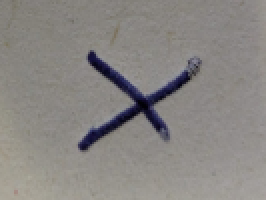
#> input picture Abschlussprojekt_Tic_Tac_Toe/Ordner des ungeordneten/x3.png, 133 x 100 px, found by its file name (shown 2 times larger)
$ jupyter execute 2D_Aufgabe5.ipynb
#> lines starting #> are read from the running program, lines starting #| are printed output that depends on the picture; after the words box and inside, x2 and y2 are one past the last pixel; in counts of white or black regions, pixels touching at a corner belong together
Hough-Transformation

2. Implementieren Sie die Hough-Transformation f ̈ur Geraden. Verwenden Sie die Hesse’sche
Normalform (HNF) und orientieren Sie sich bez ̈uglich des Programmieransatzes an die
Vorlesungsunterlagen (bzw. Buch Seite 162). Wenden Sie die Hough-Transformation
auf das Bild noisy-lines an.
•Prototyp: houghArray = linearHT(im edge, angle steps, angle steps)
houghArray: Ergebnisbild nach Hough-Transformation (int)
im edge: Eingangsbild in Bin ̈arform (0,1)
angle stepsize: Schrittweite Winkel (int)
radius stepsize: Schrittweite Radius (int)
Beispielaufruf: linearHT(image, 100, 100);

[cell 1]
import numpy as np
import matplotlib.pyplot as plt
from skimage import io
from skimage.feature import canny
import os
from natsort import natsorted

# Bild einlesen
image = io.imread('../Ordner_des_ungeordneten/x3.png', as_gray=True)
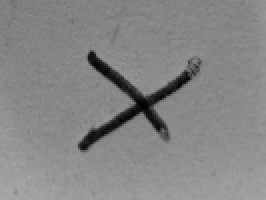
#> image: shape (100, 133) float64 (shown 2 times larger); min 0.00534, max 0.661, mean 0.527

images = []
for i in range (1, 6):
    image_path = f'../Ordner_des_ungeordneten/x{i}.png'
    if os.path.exists(image_path):
        images.append(io.imread(image_path, as_gray=True))
    image_path = f'../Ordner_des_ungeordneten/o{i}.png'
    if os.path.exists(image_path):
        images.append(io.imread(image_path, as_gray=True))
    image_path = f'../Ordner_des_ungeordneten/nothing{i}.png'
    if os.path.exists(image_path):
        images.append(io.imread(image_path, as_gray=True))


# Bild korrekt als Graustufen anzeigen
plt.figure(figsize=(8, 8))
plt.imshow(image, cmap='gray')  # cmap='gray' für korrekte Graustufenanzeige
plt.title("Noisy Lines (Originalbild)")
plt.axis('off')
plt.show()

[cell 2]
def linearHT_with_threshold(im_edge, angle_steps, radius_steps, threshold_ratio=0.7):

    # Standard Hough-Transformation ausführen
    hough_array = linearHT(im_edge, angle_steps, radius_steps)

    # Schwelloperation durchführen
    max_value = np.max(hough_array)
    threshold = int(max_value * threshold_ratio)
    hough_thresholded = np.zeros_like(hough_array)
    hough_thresholded[hough_array >= threshold] = 1

    # Peaks identifizieren (Winkel und Radius der Linien)
    peak_indices = np.where(hough_array >= threshold)
    angles = peak_indices[0] * (np.pi / angle_steps)
    distances = peak_indices[1] - radius_steps // 2
    peak_params = list(zip(angles, distances))

    return hough_array, hough_thresholded, peak_params

[cell 3]
def linearHT(im_edge, angle_steps, radius_steps):
    height, width = im_edge.shape
    x_ctr, y_ctr = width // 2, height // 2

    # Schrittweiten berechnen
    d_ang = np.pi / angle_steps
    r_max = np.sqrt(x_ctr**2 + y_ctr**2)
    d_rad = (2 * r_max) / radius_steps

    # Hough-Akkumulator initialisieren
    hough_array = np.zeros((angle_steps, radius_steps), dtype=int)

    # Hough-Akkumulator füllen
    y_idxs, x_idxs = np.where(im_edge > 0)

    for i in range(len(y_idxs)):
        y, x = y_idxs[i], x_idxs[i]
        x_shifted = x - x_ctr
        y_shifted = y - y_ctr

        for a in range(angle_steps):
            theta = d_ang * a
            r = int(np.round((x_shifted * np.cos(theta) + y_shifted * np.sin(theta)) / d_rad) + radius_steps / 2)
            if 0 <= r < radius_steps:
                hough_array[a, r] += 1

    return hough_array

max_hough = []
anz_inizes = []
indices_list = []
anz_lines = []

for image in images:
    edges = canny(image, sigma=1.0, low_threshold=0.1, high_threshold=0.2)
    # Hough-Transformation anwenden
    hough_array = linearHT(edges, 180, 180)

    # Hough-Raum anzeigen
    plt.figure(figsize=(10, 8))
    plt.imshow(hough_array, cmap='hot', aspect='auto',
            extent=[0, 180, -90, 90])
    plt.title("Hough-Transformation")
    plt.xlabel("Winkel (Grad)")
    plt.ylabel("Abstand")
    plt.colorbar(label='Akkumulator-Werte')
    plt.tight_layout()
    plt.show()

    # Linienparameter aus den Peaks im Hough-Raum finden
    threshold = 0.7 * np.max(hough_array)  # 70% des Maximalwertes als Schwellwert
    max_hough.append(np.max(hough_array))
    #print(f"Maximalwert im Hough-Raum: {np.max(hough_array)}")
    indices = np.where(hough_array >= threshold)
    anz_inizes.append(len(indices[0]))
    indices_list.append(indices)
    #print(f"Anzahl der Indizes über dem Schwellwert: {len(indices[0])}")
    #print(f"Indices: {indices}")

    # Konvertiere Indizes zurück zu Winkel und Abstand
    angles = indices[0] * (np.pi / 180)
    distances = indices[1] - 180//2
    #print(f"angels= {angles}, distances={distances}")

    _, hough_thresholded, peak_params = linearHT_with_threshold(edges, 180, 180, 0.3)
    lines = len(peak_params)
    #print(f"Gefundene Linien: {lines}")
    anz_lines.append(lines)

    if lines > 30000:
        print("Empty")
    elif lines > 500:
        print("O")
    else:
        print("X")
#> this loop made 1 pass
#> pass 1, `edges = canny(image, sigma=1.0, low_threshold=0.1, high_threshold=0.2)`:
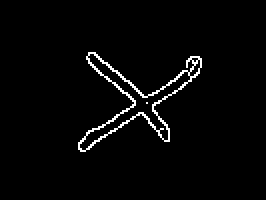
#> edges: shape (100, 133) bool (shown 2 times larger); 2.6% white in thin lines or dots, all inside (x1, y1, x2, y2) = (39, 26, 101, 76)
#> pass 1, `hough_array = linearHT(edges, 180, 180)`:
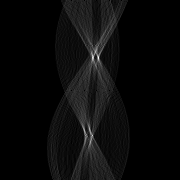
#> hough_array: shape (180, 180) int64; min 0, max 48, mean 1.9; drawn with min black and max white
#> pass 1, `plt.show()`:
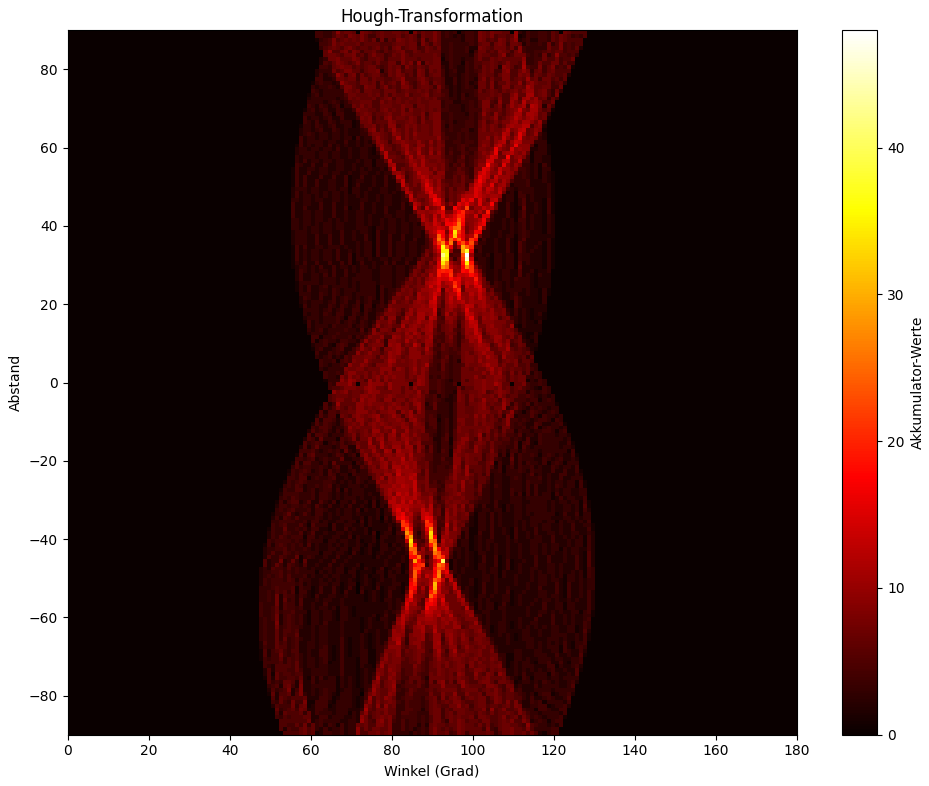
#> figure drawn by matplotlib, 2 panels
#> pass 1, `_, hough_thresholded, peak_params = linearHT_with_threshold(edges, 180..`:
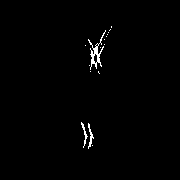
#> hough_thresholded: shape (180, 180) int64; values 0 (black) and 1 (white), 0.91% white in thin lines or dots, all inside (x1, y1, x2, y2) = (81, 26, 112, 149)


print(max_hough)
print(anz_inizes)
print(indices_list)
print(anz_lines)
"""

# Kantendetektion mit Canny-Algorithmus
edges = canny(image, sigma=1.0, low_threshold=0.1, high_threshold=0.2)

# Kanten anzeigen
plt.figure(figsize=(8, 8))
plt.imshow(edges, cmap='gray')
plt.title("Kantenbild (Canny Edge Detection)")
plt.axis('off')
plt.show()

# Hough-Transformation anwenden
hough_array = linearHT(edges, 180, 180)

# Hough-Raum anzeigen
plt.figure(figsize=(10, 8))
plt.imshow(hough_array, cmap='hot', aspect='auto',
           extent=[0, 180, -90, 90])
plt.title("Hough-Transformation")
plt.xlabel("Winkel (Grad)")
plt.ylabel("Abstand")
plt.colorbar(label='Akkumulator-Werte')
plt.tight_layout()
plt.show()

# Linienparameter aus den Peaks im Hough-Raum finden
threshold = 0.7 * np.max(hough_array)  # 70% des Maximalwertes als Schwellwert
indices = np.where(hough_array >= threshold)

# Konvertiere Indizes zurück zu Winkel und Abstand
angles = indices[0] * (np.pi / 180)
distances = indices[1] - 180//2
print(f"angels= {angles}, distances={distances}")


# Detektierte Linien auf dem Originalbild zeichnen
plt.figure(figsize=(8, 8))
plt.imshow(image, cmap='gray')
plt.title("Detektierte Linien")
plt.axis('off')

height, width = image.shape
for angle, dist in zip(angles, distances):
    # Konvertiere von Hessescher Normalform zu Endpunktform
    a = np.cos(angle)
    b = np.sin(angle)
    x0 = a * dist + width // 2
    y0 = b * dist + height // 2

    # Berechne Endpunkte der Liniensegmente
    x1 = int(x0 + 1000 * (-b))
    y1 = int(y0 + 1000 * (a))
    x2 = int(x0 - 1000 * (-b))
    y2 = int(y0 - 1000 * (a))

    # Zeichne die Linie
    plt.plot([x1, x2], [y1, y2], 'r-', linewidth=2)

plt.tight_layout()
plt.show() """

[cell 4]
# Teil 3: Erweiterung mit Schwelloperation


# Verschiedene Schwellwerte testen und visualisieren
threshold_values = [0.3, 0.5, 0.7, 0.9]

fig, axes = plt.subplots(2, 2, figsize=(15, 12))
axes = axes.flatten()

for i, threshold_ratio in enumerate(threshold_values):
    # Anwenden der erweiterten Hough-Transformation mit Schwellwert
    _, hough_thresholded, peak_params = linearHT_with_threshold(edges, 180, 180, threshold_ratio)

    # Visualisierung der Linien auf dem Originalbild
    ax = axes[i]
    ax.imshow(image, cmap='gray')
    ax.set_title(f"Threshold: {threshold_ratio*100}% des Maximalwerts")
    ax.axis('off')

    # Gefundene Linien zeichnen
    height, width = image.shape
    for angle, dist in peak_params:
        # Konvertiere von Hessescher Normalform zu Endpunktform
        a = np.cos(angle)
        b = np.sin(angle)
        x0 = a * dist + width // 2
        y0 = b * dist + height // 2

        # Berechne Endpunkte der Liniensegmente
        x1 = int(x0 + 1000 * (-b))
        y1 = int(y0 + 1000 * (a))
        x2 = int(x0 - 1000 * (-b))
        y2 = int(y0 - 1000 * (a))

        # Zeichne die Linie
        ax.plot([x1, x2], [y1, y2], 'r-', linewidth=1)

    # Textinfo zur Anzahl der gefundenen Linien hinzufügen
    ax.text(10, 20, f"Gefundene Linien: {len(peak_params)}",
            color='white', fontsize=12, backgroundcolor='black')
#> this loop made 4 passes
#> pass 2, `_, hough_thresholded, peak_params = linearHT_with_threshold(edges, 180..`:
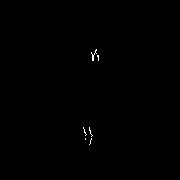
#> hough_thresholded: shape (180, 180) int64; values 0 (black) and 1 (white), 0.19% white in thin lines or dots, all inside (x1, y1, x2, y2) = (83, 49, 99, 145)

plt.tight_layout()
plt.show()
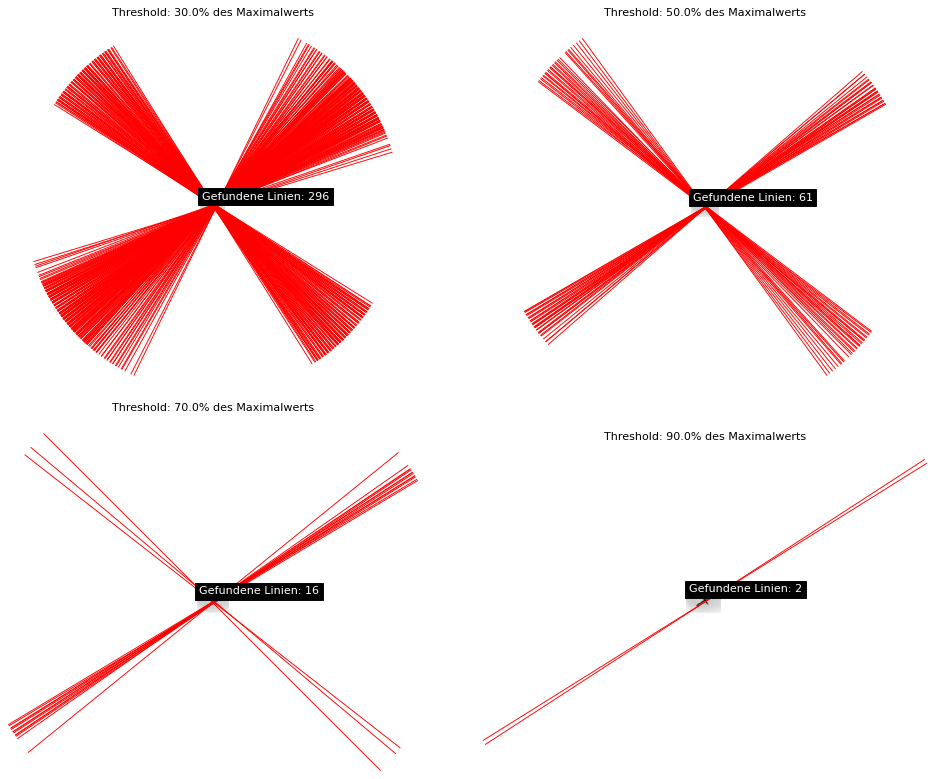
#> figure drawn by matplotlib, 4 panels

# Binäre Hough-Räume nach Schwelloperation anzeigen
fig, axes = plt.subplots(2, 2, figsize=(15, 12))
axes = axes.flatten()

for i, threshold_ratio in enumerate(threshold_values):
    print(f"Verarbeite Schwellwert: {hough_thresholded}")
    _, hough_thresholded, _ = linearHT_with_threshold(edges, 180, 180, threshold_ratio)

    axes[i].imshow(hough_thresholded, cmap='hot', aspect='auto', extent=[0, 180, -90, 90])
    axes[i].set_title(f"Binärer Hough-Raum (Threshold: {threshold_ratio*100}%)")
    axes[i].set_xlabel("Winkel (Grad)")
    axes[i].set_ylabel("Abstand")

plt.tight_layout()
plt.show()
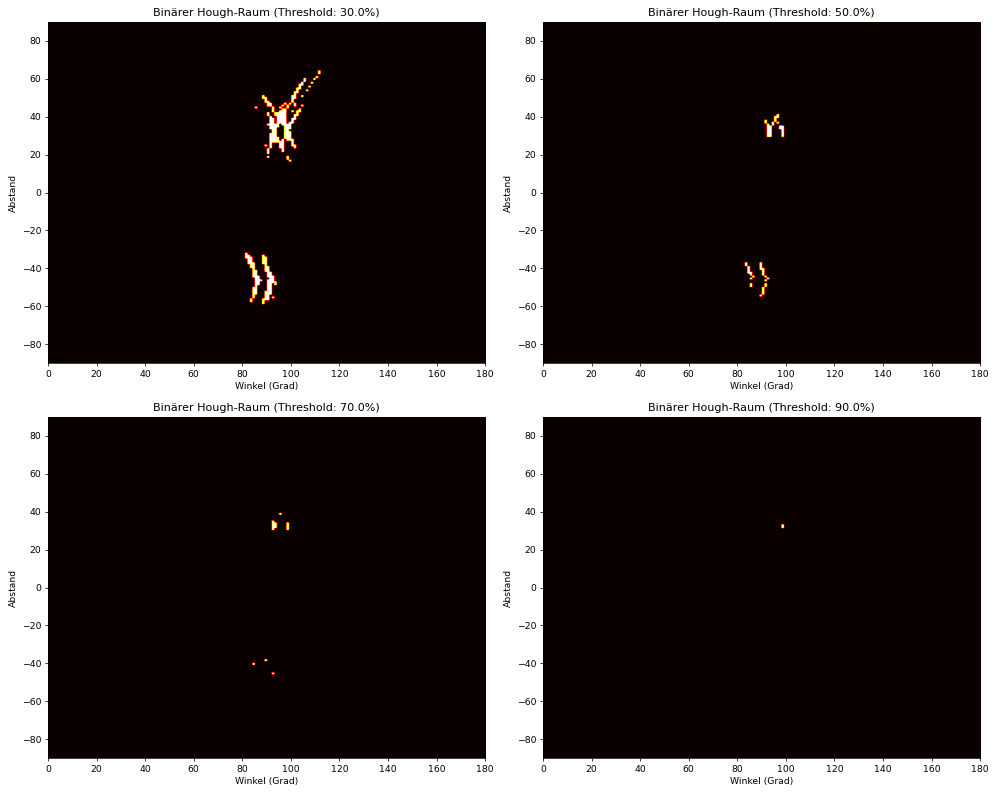
#> figure drawn by matplotlib, 4 panels

# Bewertung der Schwellwerte
print("Bewertung der Schwellwerte:")
print("==========================")
for threshold_ratio in threshold_values:
    _, _, peak_params = linearHT_with_threshold(edges, 180, 180, threshold_ratio)
    print(f"Threshold {threshold_ratio*100}%: {len(peak_params)} Linien gefunden")
